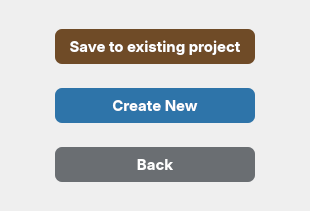
<?xml version="1.0" encoding="UTF-8"?>
<ui version="4.0">
 <class>Dialog</class>
 <widget class="QDialog" name="Dialog">
  <property name="geometry">
   <rect>
    <x>0</x>
    <y>0</y>
    <width>310</width>
    <height>210</height>
   </rect>
  </property>
  <property name="maximumSize">
   <size>
    <width>310</width>
    <height>210</height>
   </size>
  </property>
  <property name="windowTitle">
   <string>Dialog</string>
  </property>
  <layout class="QHBoxLayout" name="horizontalLayout">
   <item>
    <widget class="QWidget" name="widget" native="true">
     <layout class="QVBoxLayout" name="verticalLayout">
      <item>
       <widget class="QWidget" name="widget_2" native="true">
        <layout class="QHBoxLayout" name="horizontalLayout_2">
         <item>
          <widget class="QPushButton" name="existingproject">
           <property name="minimumSize">
            <size>
             <width>70</width>
             <height>35</height>
            </size>
           </property>
           <property name="maximumSize">
            <size>
             <width>200</width>
             <height>35</height>
            </size>
           </property>
           <property name="styleSheet">
            <string notr="true">#existingproject{
font-weight:bold;
color: white;
background-color: #6F4B27;
border-top-left-radius: 7px;
border-top-right-radius: 7px;
border-bottom-left-radius: 7px;
border-bottom-right-radius: 7px;
font-family: Inter;
font-size: 15px;
text-align: center;
}
#existingproject:hover{
color: rgb(144,115,87);
border : 3px solid rgb(144,115,87);
background-color: white;
}
</string>
           </property>
           <property name="text">
            <string>Save to existing project</string>
           </property>
          </widget>
         </item>
        </layout>
       </widget>
      </item>
      <item>
       <widget class="QWidget" name="widget_3" native="true">
        <layout class="QHBoxLayout" name="horizontalLayout_3">
         <item>
          <widget class="QPushButton" name="createnew">
           <property name="minimumSize">
            <size>
             <width>200</width>
             <height>35</height>
            </size>
           </property>
           <property name="maximumSize">
            <size>
             <width>200</width>
             <height>35</height>
            </size>
           </property>
           <property name="styleSheet">
            <string notr="true">#createnew{
font-weight:bold;
color: white;
background-color: #2E74A9;
border-top-left-radius: 7px;
border-top-right-radius: 7px;
border-bottom-left-radius: 7px;
border-bottom-right-radius: 7px;
font-family: Inter;
font-size: 15px;
text-align: center;
}
#createnew:hover{
color: #2E74A9;
border : 3px solid  #2E74A9;
background-color: white;
}
</string>
           </property>
           <property name="text">
            <string>Create New</string>
           </property>
          </widget>
         </item>
        </layout>
       </widget>
      </item>
      <item>
       <widget class="QWidget" name="widget_4" native="true">
        <layout class="QHBoxLayout" name="horizontalLayout_4">
         <item>
          <widget class="QPushButton" name="back">
           <property name="minimumSize">
            <size>
             <width>200</width>
             <height>35</height>
            </size>
           </property>
           <property name="maximumSize">
            <size>
             <width>200</width>
             <height>35</height>
            </size>
           </property>
           <property name="styleSheet">
            <string notr="true">#back{
font-weight:bold;
color: white;
background-color: #6A6E72;
border-top-left-radius: 7px;
border-top-right-radius: 7px;
border-bottom-left-radius: 7px;
border-bottom-right-radius: 7px;
font-family: Inter;
font-size: 15px;
text-align: center;
}
#back:hover{
color: #6A6E72;
border : 3px solid#6A6E72;
background-color: white;
}
</string>
           </property>
           <property name="text">
            <string>Back</string>
           </property>
          </widget>
         </item>
        </layout>
       </widget>
      </item>
     </layout>
    </widget>
   </item>
  </layout>
 </widget>
 <resources/>
 <connections/>
</ui>
